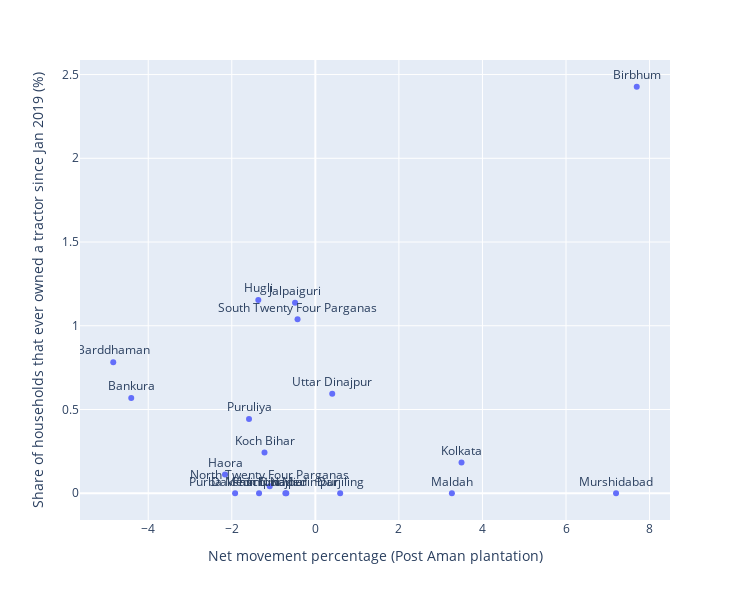

Write notebook code for a chart like this one.
### Markdown cell above
### Post plantation (Aman)

### Code cell
import plotly.express as px
fig = px.scatter(pre_post, x='net_mvmt_pct_post', y='tractors_1', labels={
    'tractors_1': 'Share of households that ever owned a tractor since Jan 2019 (%)',
    'net_mvmt_pct_post': 'Net movement percentage (Post Aman plantation)',
},
                 text='adm2_name'
                )

fig.update_traces(textposition='top center')

fig.update_layout(
    height=600,
    width=750,
    title_text=''
)

fig.show()

# fig.write_image("Charts/aman_post_plantation_tractor.png", scale=15)

### Figure 1 — Plotly figure (JSON) as saved in the notebook; plotly's stock layout.template omitted (floating-point values rounded to 4 significant figures)
{"data": [{"hovertemplate": "Net movement percentage (Post Aman plantation)=%{x}<br>Share of households that ever owned a tractor since Jan 2019 (%)=%{y}<br>adm2_name=%{text}<extra></extra>", "legendgroup": "", "marker": {"color": "#636efa", "symbol": "circle"}, "mode": "markers+text", "name": "", "orientation": "v", "showlegend": false, "text": ["Bankura", "Barddhaman", "Birbhum", "Dakshin Dinajpur", "Darjiling", "Haora", "Hugli", "Jalpaiguri", "Koch Bihar", "Kolkata", "Maldah", "Murshidabad", "Nadia", "North Twenty Four Parganas", "Paschim Medinipur", "Purba Medinipur", "Puruliya", "South Twenty Four Parganas", "Uttar Dinajpur"], "textposition": "top center", "type": "scatter", "x": [-4.407, -4.838, 7.693, -1.348, 0.5939, -2.163, -1.365, -0.4861, -1.217, 3.499, 3.268, 7.198, -0.6947, -1.092, -0.7173, -1.921, -1.588, -0.4262, 0.4042], "xaxis": "x", "y": [0.5682, 0.7825, 2.427, 0, 0, 0.1122, 1.153, 1.137, 0.2427, 0.1832, 0, 0, 0, 0.04116, 0, 0, 0.4436, 1.038, 0.5948], "yaxis": "y"}], "layout": {"height": 600, "legend": {"tracegroupgap": 0}, "margin": {"t": 60}, "title": {"text": ""}, "width": 750, "xaxis": {"anchor": "y", "domain": [0, 1], "title": {"text": "Net movement percentage (Post Aman plantation)"}}, "yaxis": {"anchor": "x", "domain": [0, 1], "title": {"text": "Share of households that ever owned a tractor since Jan 2019 (%)"}}}}
